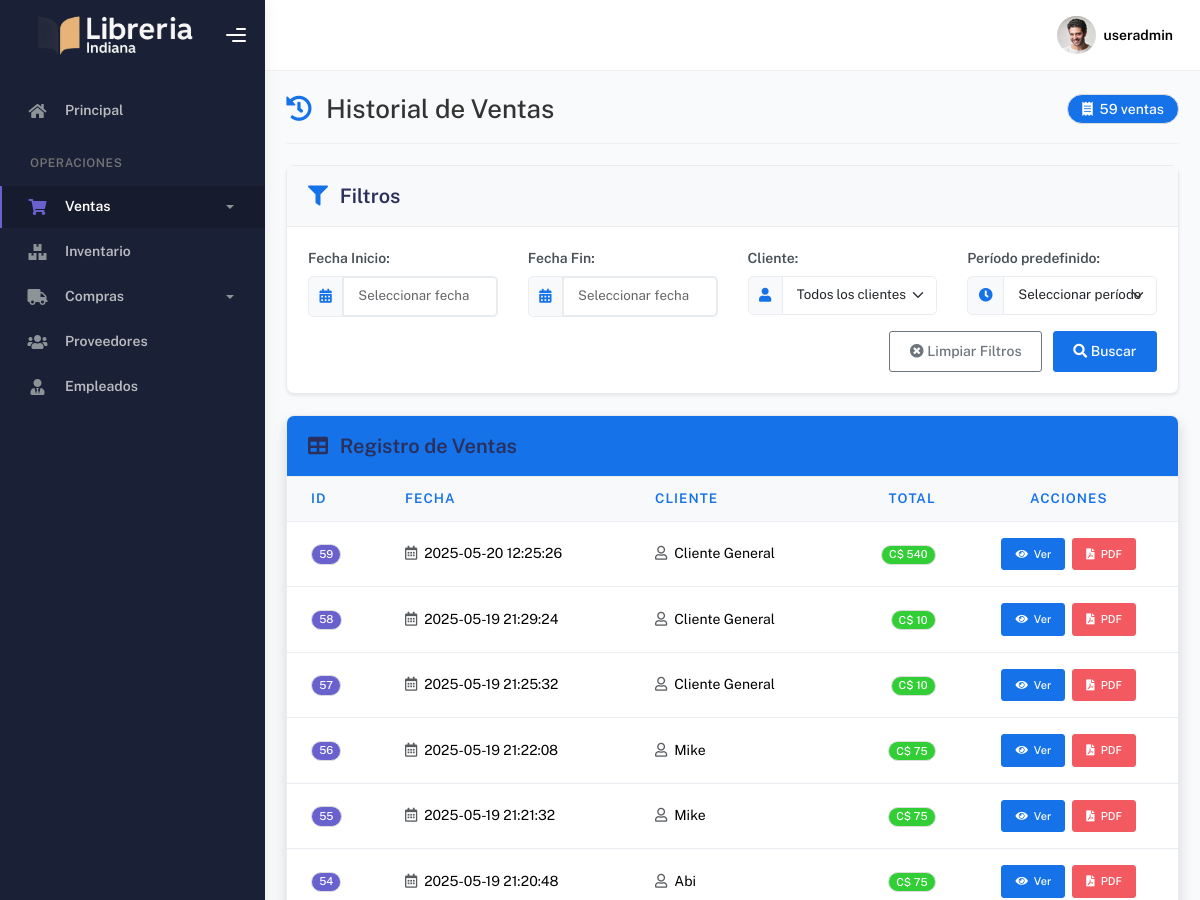
Page /historial (signed in, upper part) on the earlier database version.
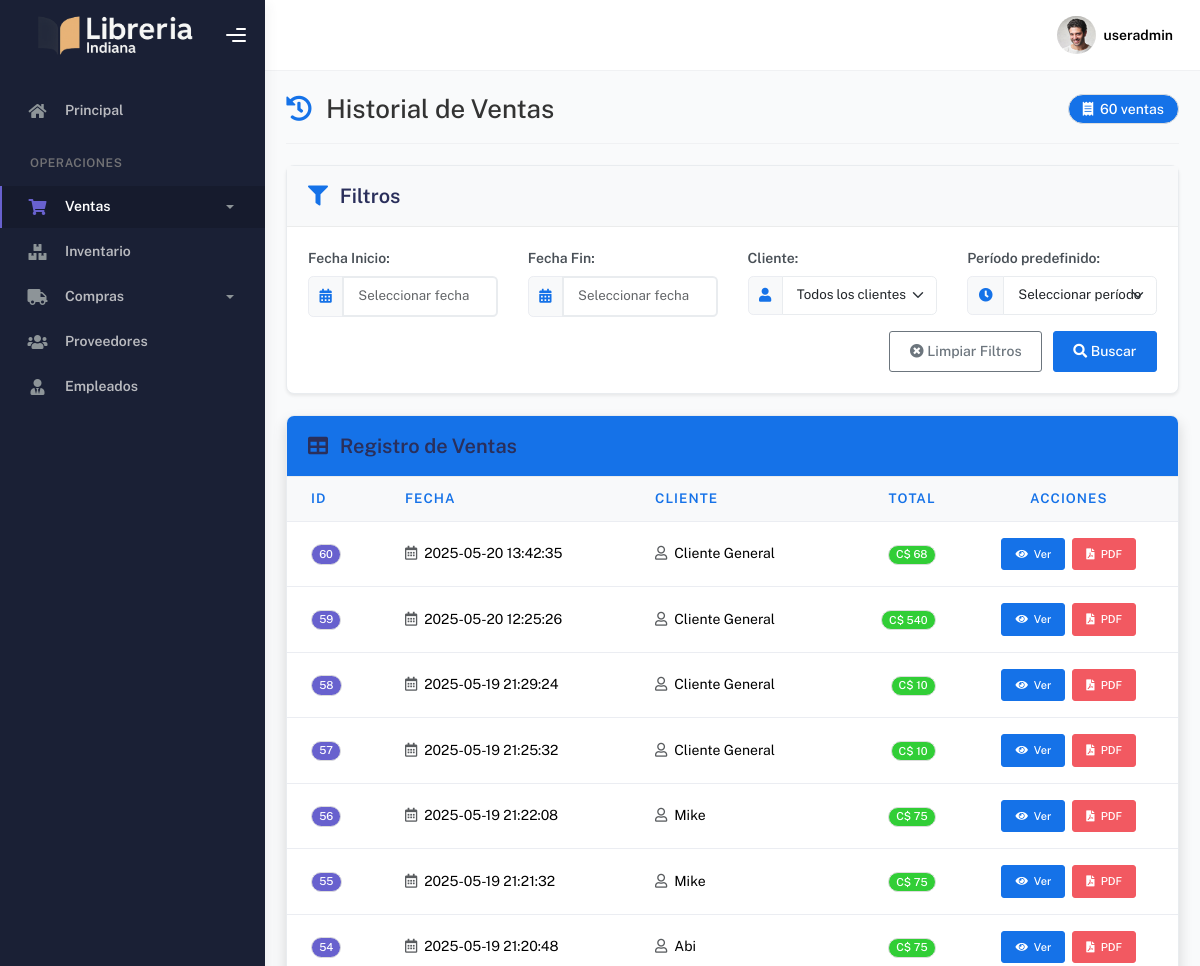
Same page on the later database version.
### tables this page shows
CREATE TABLE Venta (
    IDVenta INTEGER PRIMARY KEY AUTOINCREMENT,
    Fecha DATETIME,
    Total DECIMAL NOT NULL,
    IDEmpleado INTEGER,
    IDCliente INTEGER,
    IDSucursal INTEGER, MetodoPago TEXT, Descuento REAL,
    FOREIGN KEY (IDEmpleado) REFERENCES Empleado(IDEmpleado),
    FOREIGN KEY (IDCliente) REFERENCES Cliente(IDCliente),
    FOREIGN KEY (IDSucursal) REFERENCES Sucursal(IDSucursal)
);

### app/blueprints/ventas/routes.py (the view, shortened to what this page needs)
@ventas_bp.route("/historial", methods=["GET", "POST"])
@role_required(['admin', 'gerente', 'vendedor'])
def historial():
    ventas = obtener_ventas("todas")
    clientes = obtener_clientes()
    return render_template("ventas/ventas.html", ventas=ventas, clientes=clientes)

### app/blueprints/ventas/routes.py (called while the page is built)
def obtener_clientes():
    conexion = get_db_connection()
    cursor = conexion.cursor()
    cursor.execute("SELECT IDCliente, NombreCompleto FROM Cliente ORDER BY NombreCompleto")
    clientes = [{"IDCliente": row[0], "NombreCompleto": row[1]} for row in cursor.fetchall()]
    conexion.close()
    return clientes

### app/utils/__init__.py (called while the page is built)
def role_required(roles):
    def decorator(f):
        @wraps(f)
        def decorated_function(*args, **kwargs):
            if session.get("user_id") is None:
                return redirect(url_for('auth.login'))
            user_role = session.get("role")
            if user_role not in roles and user_role != 'admin':
                abort(403)  # Forbidden
            return f(*args, **kwargs)
        return decorated_function
    return decorator

### app/utils/db.py (called while the page is built)
def get_db_connection():
    conn = sqlite3.connect(current_app.config['DATABASE_PATH'])
    conn.row_factory = sqlite3.Row
    return conn

### app/blueprints/ventas/templates/ventas/ventas.html (shortened to what the changed rows need)
{% extends "layout.html" %}
{% block style %}
<link rel="stylesheet" href="https://cdn.jsdelivr.net/npm/flatpickr/dist/flatpickr.min.css">
<link rel="stylesheet" href="https://cdn.datatables.net/1.11.5/css/dataTables.bootstrap5.min.css">
{% endblock %}
{% block main %}
<div class="container-fluid">
    <div class="d-flex justify-content-between align-items-center mb-4 pb-3 border-bottom">
        <h2 class="m-0 d-flex align-items-center">
            <i class="fas fa-history text-primary me-3"></i>
            Historial de Ventas
        </h2>
        <span class="badge bg-primary rounded-pill px-3 py-2 fs-6">
            <i class="fas fa-receipt me-1"></i>
            {{ ventas|length }} ventas
        </span>
    </div>
    <div class="card data-card shadow">
        <div class="card-body p-0">
            <div class="table-responsive">
                <table class="table table-hover mb-0" id="tablaVentas">
                    <thead class="table-light">
                        <tr>
                            <th class="fw-bold text-primary border-bottom">ID</th>
                            <th class="fw-bold text-primary border-bottom">Fecha</th>
                            <th class="fw-bold text-primary border-bottom">Cliente</th>
                            <th class="fw-bold text-primary border-bottom text-end">Total</th>
                            <th class="fw-bold text-primary border-bottom text-center">Acciones</th>
                        </tr>
                    </thead>
                    <tbody id="tabla-ventas">
                        {% if ventas|length > 0 %}
                            {% for venta in ventas %}
                            <tr>
                                <td class="align-middle">
                                    <span class="badge bg-secondary">{{ venta.id }}</span>
                                </td>
                                <td class="align-middle">
                                    <i class="far fa-calendar-alt me-1 text-muted"></i>
                                    {{ venta.fecha }}
                                </td>
                                <td class="align-middle">
                                    <i class="far fa-user me-1 text-muted"></i>
                                    {{ venta.cliente if venta.cliente else 'Cliente General' }}
                                </td>
                                <td class="text-end align-middle">
                                    <span class="badge bg-success px-2 py-1">
                                        C$ {{ venta.total | round(2) }}
                                    </span>
                                </td>
                                <td class="text-center align-middle">
                                    <div class="d-flex gap-2 justify-content-center">
                                        <button class="btn btn-primary btn-sm ver-detalle" data-id="{{ venta.id }}">
                                            <i class="fas fa-eye me-1"></i>
                                            Ver
                                        </button>
                                        <button class="btn btn-danger btn-sm exportar-pdf" data-id="{{ venta.id }}">
                                            <i class="fas fa-file-pdf me-1"></i>
                                            PDF
                                        </button>
                                    </div>
                                </td>
                            </tr>
                            {% endfor %}
                        {% endif %}
                    </tbody>
                </table>
            </div>
        </div>
    </div>
</div>
{% endblock %}

Differences in the rows shown:
added Venta: id "60", fecha "2025-05-20 13:42:35", cliente "Cliente General", total "68"
Other differences:
{{ ventas|length }}: "59" → "60"
